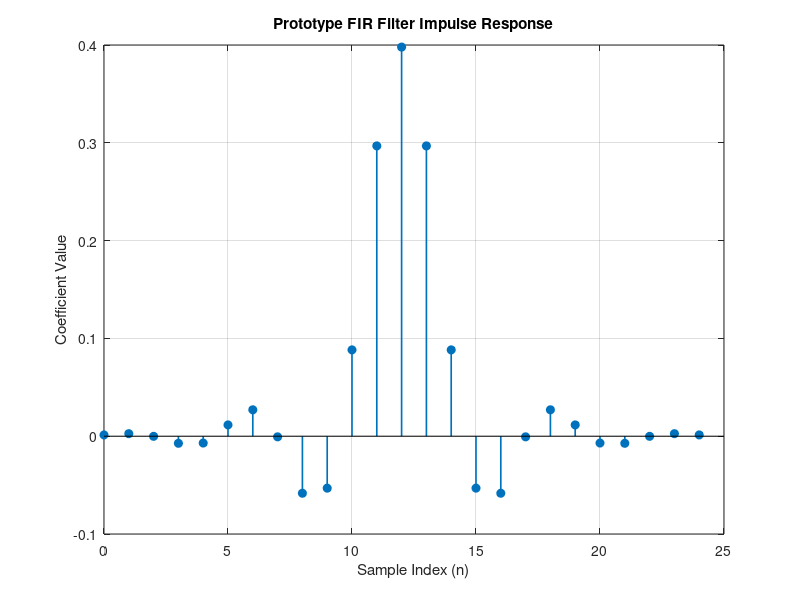
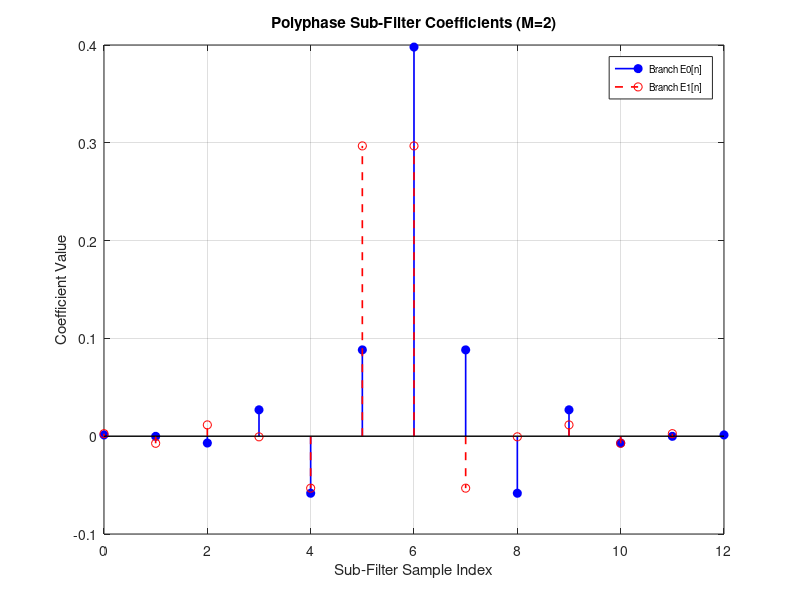
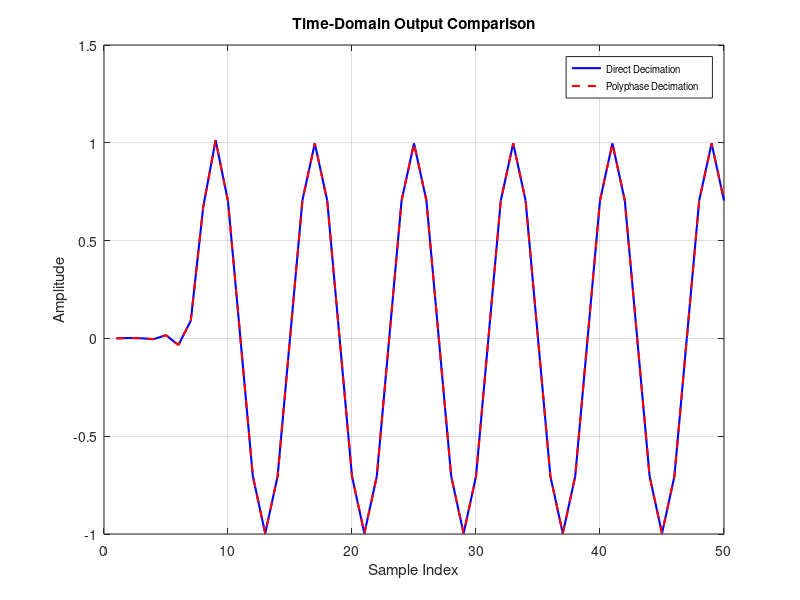

Reproduce these figures in MATLAB, in order.

clc;
clear;
close all;

%% 1. INPUT PARAMETERS
N = 24;              % FIR Filter Order
M = 2;               % Decimation Factor
Fs = 8000;            % Sampling Frequency in Hz
N_samples = 128;      % Number of samples

% FIR Prototype Filter
b = fir1(N, 0.4);

% Polyphase Decomposition for M = 2
E0 = b(1:M:end);      % Branch 0 (Even indices)
E1 = b(2:M:end);      % Branch 1 (Odd indices)

% Input Signal: 500 Hz Sinusoid
t = (0:N_samples-1) / Fs;
x = sin(2*pi*500*t);

%% 2. CONVENTIONAL VS POLYPHASE DECIMATION

% Direct Path: Filtering followed by Downsampling
y_direct_full = filter(b, 1, x);
y_direct = y_direct_full(1:M:end);

% Polyphase Path
x0 = x(1:M:end);
x_delayed = [0, x(1:end-1)];
x1 = x_delayed(1:M:end);

y_poly = filter(E0, 1, x0) + filter(E1, 1, x1);

% Verification
rec_error = max(abs(y_direct - y_poly));

% Computational Complexity
N_taps = length(b);
N_in = length(x);
N_out = length(y_direct);

MAC_direct = N_in * N_taps;
MAC_poly = N_out * N_taps;

comp_saving = (1 - (MAC_poly / MAC_direct)) * 100;

%% 3. COMMAND WINDOW DISPLAY

fprintf('============================================================\n');
fprintf(' EXPERIMENT 13: POLYPHASE DECOMPOSITION OF DECIMATION FILTER\n');
fprintf('============================================================\n');

fprintf('Decimation Factor (M) : %d\n', M);
fprintf('Filter Order (N) : %d (%d Taps)\n', N, N_taps);
fprintf('Input Signal : 500 Hz Sinusoid (%d samples)\n', N_samples);
fprintf('Sampling Frequency (Fs) : %d Hz\n\n', Fs);

fprintf('Polyphase Sub-Filter Coefficients:\n');

fprintf('E0(z) = [');
fprintf('%.4f ', E0);
fprintf(']\n');

fprintf('E1(z) = [');
fprintf('%.4f ', E1);
fprintf(']\n\n');

fprintf('COMPUTATIONAL COMPLEXITY ANALYSIS:\n');
fprintf('Direct MAC Operations : %d MACs\n', MAC_direct);
fprintf('Polyphase MAC Operations : %d MACs\n', MAC_poly);
fprintf('Computational Savings : %.2f%%\n\n', comp_saving);

fprintf('VERIFICATION:\n');
fprintf('Max Absolute Difference : %.4e\n', rec_error);

if rec_error < 1e-12
    fprintf('Status : Perfect Reconstruction Verified!\n');
else
    fprintf('Status : Verification Failed\n');
end

fprintf('============================================================\n');

%% 4. SUBFIGURE GENERATION

figW = 8.5;
figH = 5.5;

% Subfigure 13A: Prototype Impulse Response
figA = figure('Units', 'centimeters', ...
    'Position', [2, 2, figW, figH]);

stem(0:N, b, 'filled', 'LineWidth', 1.2);
grid on;
box on;

title('Prototype FIR Filter Impulse Response');
xlabel('Sample Index (n)');
ylabel('Coefficient Value');

print(figA, 'Exp13_SubfigA_Prototype.png', '-dpng', '-r300');

% Subfigure 13B: Sub-filter Coefficients
figB = figure('Units', 'centimeters', ...
    'Position', [11, 2, figW, figH]);

stem(0:length(E0)-1, E0, 'b', 'filled', 'LineWidth', 1.2);
hold on;

stem(0:length(E1)-1, E1, 'r--', 'LineWidth', 1.2);

grid on;
box on;

title('Polyphase Sub-Filter Coefficients (M=2)');
xlabel('Sub-Filter Sample Index');
ylabel('Coefficient Value');

legend('Branch E0[n]', 'Branch E1[n]', 'FontSize', 7);

print(figB, 'Exp13_SubfigB_Polyphase.png', '-dpng', '-r300');

% Subfigure 13C: Time-Domain Output Comparison
figC = figure('Units', 'centimeters', ...
    'Position', [20, 2, figW, figH]);

plot(y_direct(1:50), 'b', 'LineWidth', 1.5);
hold on;

plot(y_poly(1:50), 'r--', 'LineWidth', 1.5);

grid on;
box on;

title('Time-Domain Output Comparison');
xlabel('Sample Index');
ylabel('Amplitude');

legend('Direct Decimation', 'Polyphase Decimation', 'FontSize', 7);

print(figC, 'Exp13_SubfigC_OutputComparison.png', '-dpng', '-r300');

%% 5. COMPLETION MESSAGE

fprintf('\nAll three figures saved successfully as PNG files.\n');
fprintf('Experiment 13 completed successfully.\n');
